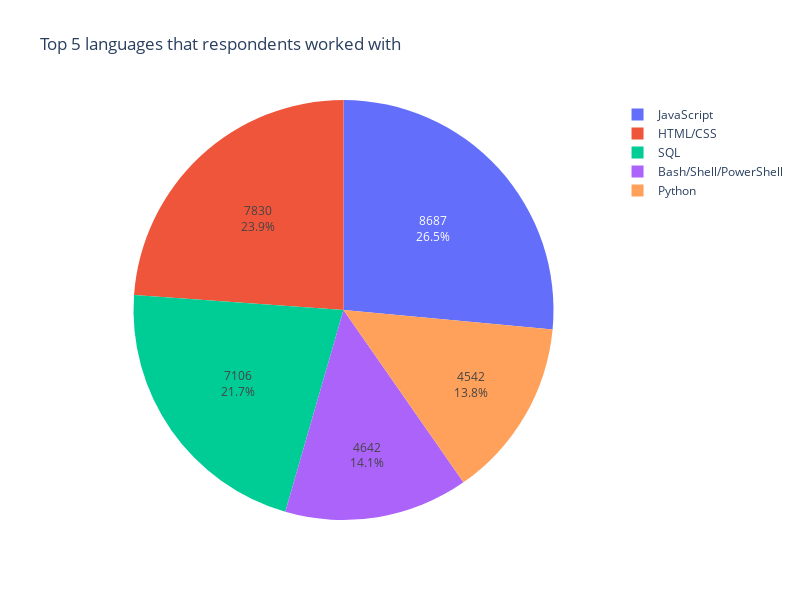

Write notebook code for a chart like this one.
### Code cell
QUERY = """
SELECT * FROM
LanguageWorkedWith
"""
df_L = pd.read_sql_query(QUERY,conn)
df_L.head()

df_L = df_L.groupby('LanguageWorkedWith').count().reset_index()

df_L5 = df_L.sort_values(by='Respondent', ascending=False).head(5)

fig = px.pie(df_L5, values='Respondent', names='LanguageWorkedWith', title='Top 5 languages that respondents worked with', height=600, width=800)
fig.update_traces(textinfo='value+percent')
fig.show()

### Figure 1 — Plotly figure (JSON) as saved in the notebook; plotly's stock layout.template omitted (floating-point values rounded to 4 significant figures)
{"data": [{"domain": {"x": [0, 1], "y": [0, 1]}, "hovertemplate": "LanguageWorkedWith=%{label}<br>Respondent=%{value}<extra></extra>", "labels": ["JavaScript", "HTML/CSS", "SQL", "Bash/Shell/PowerShell", "Python"], "legendgroup": "", "name": "", "showlegend": true, "textinfo": "value+percent", "type": "pie", "values": [8687, 7830, 7106, 4642, 4542]}], "layout": {"height": 600, "legend": {"tracegroupgap": 0}, "title": {"text": "Top 5 languages that respondents worked with"}, "width": 800}}
